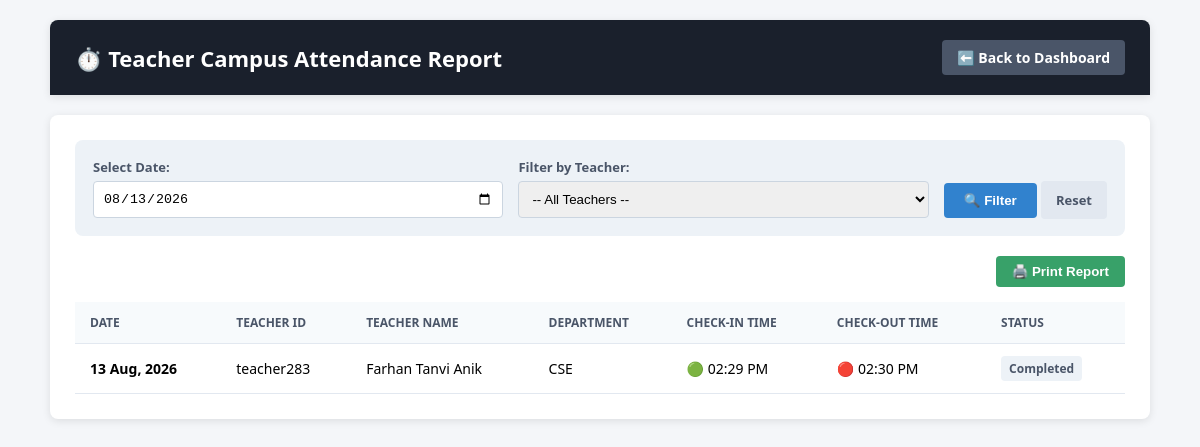
Screenshot of /teacher_attendance_report.php (signed in) with the database file from the repository.
### tables this page shows
CREATE TABLE `teacher_campus_logs` (
  `id` int(11) NOT NULL,
  `teacher_id` varchar(50) NOT NULL,
  `log_date` date NOT NULL,
  `check_in_time` time DEFAULT NULL,
  `check_out_time` time DEFAULT NULL,
  `created_at` timestamp NOT NULL DEFAULT current_timestamp()
);

CREATE TABLE `teachers` (
  `id` int(11) NOT NULL,
  `teacher_id` varchar(50) NOT NULL,
  `name` varchar(100) NOT NULL,
  `email` varchar(100) NOT NULL,
  `department` varchar(50) DEFAULT 'CSE',
  `created_at` timestamp NOT NULL DEFAULT current_timestamp()
);

### teacher_attendance_report.php (the view, shortened to what this page needs)
<?php
require_once 'config.php';
$selected_date = isset($_GET['filter_date']) ? $_GET['filter_date'] : date('Y-m-d');
$sql = "SELECT l.*, t.name as teacher_name, t.department
        FROM teacher_campus_logs l
        LEFT JOIN teachers t ON l.teacher_id = t.teacher_id
        WHERE 1=1";
$params = [];
$types = "";
if (!empty($selected_date)) {
    $sql .= " AND l.log_date = ?";
    $params[] = $selected_date;
    $types .= "s";
}
$sql .= " ORDER BY l.log_date DESC, l.check_in_time DESC";
$stmt = $conn->prepare($sql);
if (!empty($params)) {
    $stmt->bind_param($types, ...$params);
}
$stmt->execute();
$logs_result = $stmt->get_result();
?>
<!DOCTYPE html>
<html lang="en">
<head>
</head>
<body>
<div class="container">
    <div class="card header">
        <h2>⏱️ Teacher Campus Attendance Report</h2>
        <a href="admin_dashboard.php" class="btn-back">⬅️ Back to Dashboard</a>
    </div>
    <div class="card">
        <div class="filter-box">
            <form action="" method="GET" class="filter-form">
                <div class="form-group">
                    <label>Select Date:</label>
                    <input type="date" name="filter_date" value="<?php echo htmlspecialchars($selected_date); ?>">
                </div>
                <div class="form-group">
                    <label>Filter by Teacher:</label>
                    <select name="teacher_id">
                        <option value="">-- All Teachers --</option>
                    </select>
                </div>
                <div>
                    <button type="submit" class="btn-filter">🔍 Filter</button>
                    <a href="teacher_attendance_report.php" class="btn-reset">Reset</a>
                </div>
            </form>
        </div>
        <button onclick="window.print()" class="print-btn">🖨️ Print Report</button>
        <table>
            <thead>
                <tr>
                    <th>Date</th>
                    <th>Teacher ID</th>
                    <th>Teacher Name</th>
                    <th>Department</th>
                    <th>Check-In Time</th>
                    <th>Check-Out Time</th>
                    <th>Status</th>
                </tr>
            </thead>
            <tbody>
                <?php if ($logs_result && $logs_result->num_rows > 0): ?>
                    <?php while ($log = $logs_result->fetch_assoc()): ?>
                        <tr>
                            <td><b><?php echo date('d M, Y', strtotime($log['log_date'])); ?></b></td>
                            <td><?php echo htmlspecialchars($log['teacher_id']); ?></td>
                            <td><?php echo htmlspecialchars(!empty($log['teacher_name']) ? $log['teacher_name'] : $log['teacher_id']); ?></td>
                            <td><?php echo htmlspecialchars(!empty($log['department']) ? $log['department'] : 'N/A'); ?></td>
                            <td>
                                🟢 <?php echo date('h:i A', strtotime($log['check_in_time'])); ?>
                            </td>
                            <td>
                                <?php
                                    if (!empty($log['check_out_time'])) {
                                        echo "🔴 " . date('h:i A', strtotime($log['check_out_time']));
                                    } else {
                                        echo '<span style="color: #a0aec0;">Not Checked Out</span>';
                                    }
                                ?>
                            </td>
                            <td>
                                <?php if (!empty($log['check_out_time'])): ?>
                                    <span class="badge badge-out">Completed</span>
                                <?php else: ?>
                                    <span class="badge badge-working">In Campus</span>
                                <?php endif; ?>
                            </td>
                        </tr>
                    <?php endwhile; ?>
                <?php endif; ?>
            </tbody>
        </table>
    </div>
</div>
</body>
</html>

### teacher_attendance_report.php (style rules this page uses)
body { font-family: 'Segoe UI', Tahoma, Geneva, Verdana, sans-serif; background: #f4f6f9; margin: 0; padding: 20px; }
.container { max-width: 1100px; margin: auto; }
.card { background: white; padding: 25px; border-radius: 8px; box-shadow: 0 2px 8px rgba(0,0,0,0.1); margin-bottom: 20px; }
.header { display: flex; justify-content: space-between; align-items: center; background: #1a202c; color: white; border-radius: 8px 8px 0 0; padding: 20px 25px; }
.header h2 { margin: 0; font-size: 22px; }
.btn-back { background: #4a5568; color: white; padding: 8px 15px; text-decoration: none; border-radius: 4px; font-weight: bold; font-size: 14px; }
.filter-box { background: #edf2f7; padding: 18px; border-radius: 8px; margin-bottom: 20px; }
.filter-form { display: flex; gap: 15px; flex-wrap: wrap; align-items: flex-end; }
.form-group { flex: 1; min-width: 180px; }
.form-group label { display: block; font-weight: bold; margin-bottom: 5px; font-size: 13px; color: #4a5568; }
.form-group input, .form-group select { width: 100%; padding: 9px; border: 1px solid #cbd5e0; border-radius: 4px; box-sizing: border-box; }
.btn-filter { background: #3182ce; color: white; border: none; padding: 10px 20px; border-radius: 4px; font-weight: bold; cursor: pointer; }
.btn-reset { background: #e2e8f0; color: #4a5568; text-decoration: none; padding: 10px 15px; border-radius: 4px; font-weight: bold; font-size: 13px; }
table { width: 100%; border-collapse: collapse; margin-top: 10px; }
th, td { padding: 12px 15px; text-align: left; border-bottom: 1px solid #e2e8f0; font-size: 14px; }
th { background: #f7fafc; color: #4a5568; font-weight: bold; text-transform: uppercase; font-size: 12px; }
.badge { padding: 4px 8px; border-radius: 4px; font-size: 12px; font-weight: bold; display: inline-block; }
.badge-out { background: #edf2f7; color: #4a5568; }
.print-btn { background: #38a169; color: white; border: none; padding: 8px 16px; border-radius: 4px; font-weight: bold; cursor: pointer; float: right; margin-bottom: 15px; }

### rows the page displays
teacher_campus_logs: log_date "13 Aug, 2026", teacher "teacher283", teachers.name "Farhan Tanvi Anik", teachers.department "CSE", check_in_time "02:29 PM", check_out_time "02:30 PM", shows "Completed"
